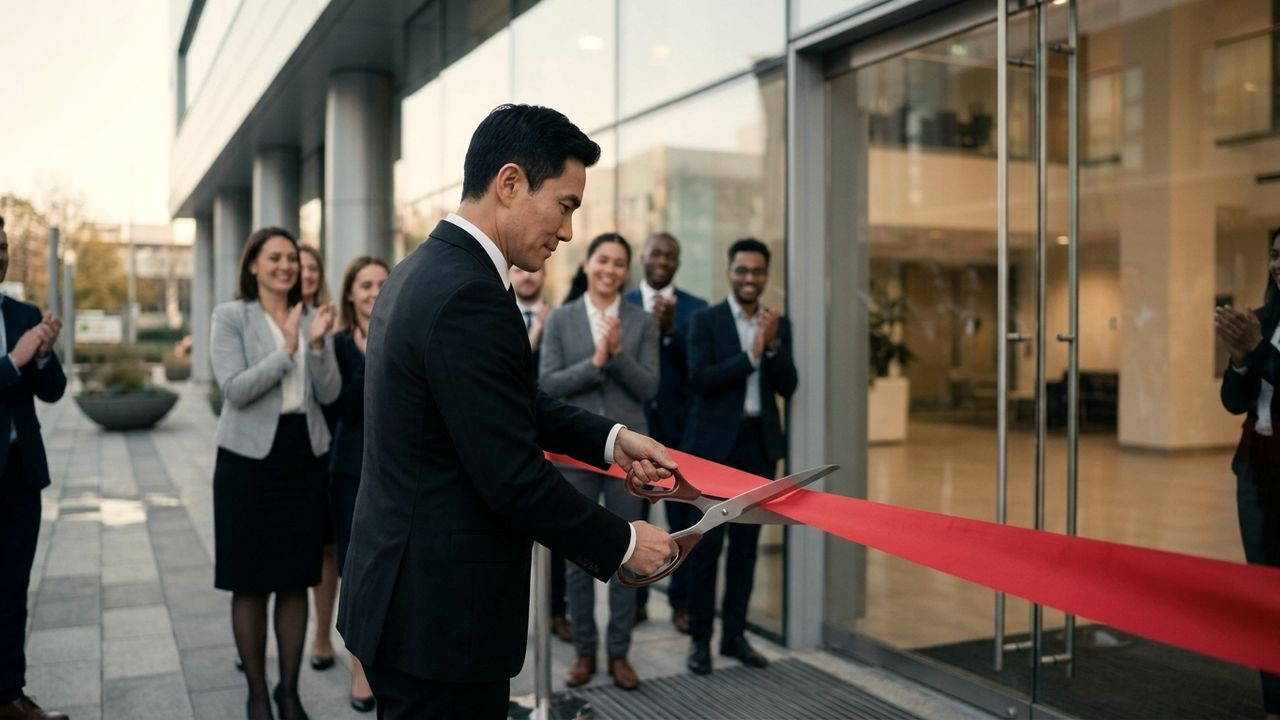
#> input picture assets/endings/chen_ceo.jpg, 1280 x 720 px
$ python -i process_endings.py   (imports and definitions only)
#> lines starting #> are read from the running program, lines starting #| are printed output that depends on the picture
#> further down, picture is the input picture: PIL image 1280x720 RGB; mean R, G, B 111.3, 99.8, 88.7
"""process_endings.py: Picture library/5 Endings -> reit-game-2/assets/endings.
Crops to 16:9, 1280x720, one colour grade and vignette for all, JPEG q80.
Fixes known spellings (eleonor -> eleanor, tower_apartment -> tower_apartments,
you_wineyard -> you_vineyard, 'ending receivers' -> ending_receivers).
Only new or changed files are processed unless --all is given.
Run from the REIT 2.0 folder: python3 reit-game-2/tools/process_endings.py [--all]"""
import os, sys
from PIL import Image, ImageEnhance, ImageFilter, ImageDraw
SRC, DST = 'Picture library/5 Endings', 'reit-game-2/assets/endings'
REN = {'eleonor_held': 'eleanor_held', 'eleonor_card': 'eleanor_card', 'eleonor_ruling': 'eleanor_ruling',
       'ending receivers': 'ending_receivers', 'you_wineyard': 'you_vineyard', 'tower_apartment': 'tower_apartments', "Gary's_scrap_metal_yard": 'yard_quiet'}
def vignette(im, strength=0.22):
#> called with strength = 0.22
    w, h = im.size; m = Image.new('L', (w, h), 0); d = ImageDraw.Draw(m)
#> after `w, h = im.size`: w = 1280; h = 720
#> after `m = Image.new('L', (w, h), 0)`: m: PIL image 1280x720 L; every value is 0
    d.ellipse((-w * 0.15, -h * 0.25, w * 1.15, h * 1.25), fill=255); m = m.filter(ImageFilter.GaussianBlur(w * 0.08))
#> after `m = m.filter(ImageFilter.GaussianBlur(w * 0.08))`:
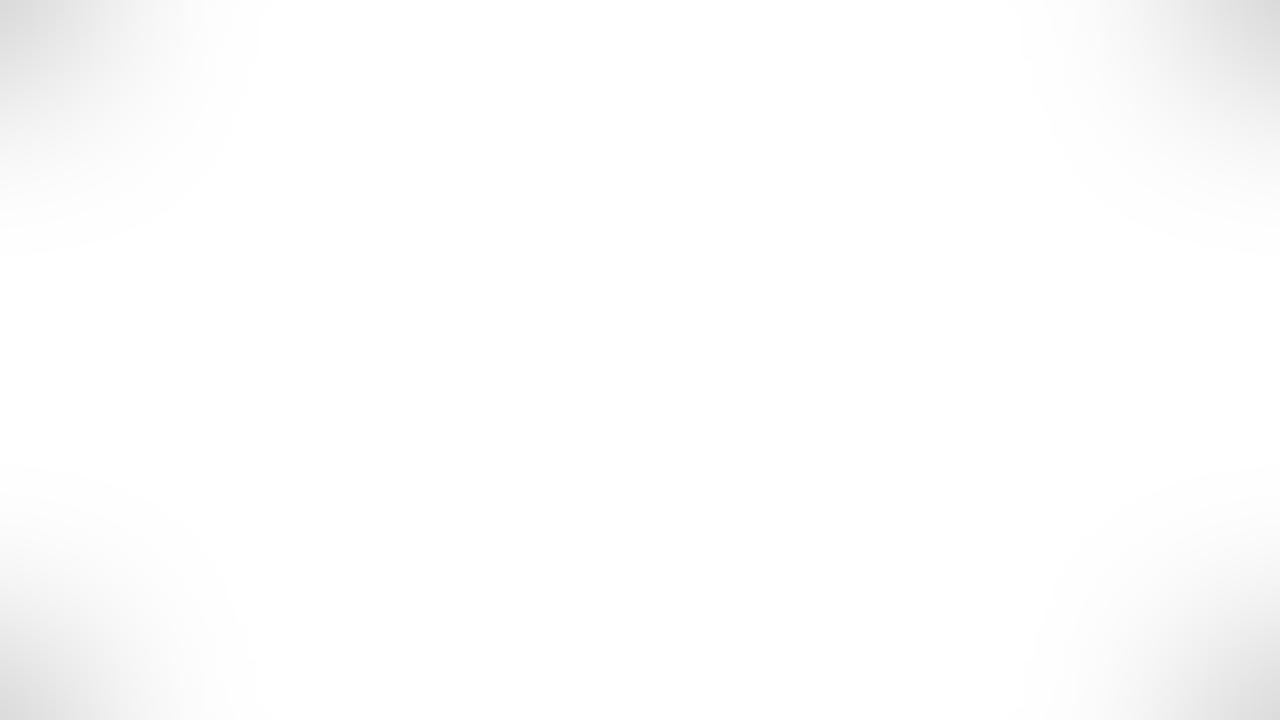
#> m: PIL image 1280x720 L; min 218, max 255, mean 253.2
    return Image.composite(im, ImageEnhance.Brightness(im).enhance(1 - strength), m)
# [14 lines not run here, left out]

>>> from PIL import Image
>>> picture = Image.open('../assets/endings/chen_ceo.jpg')
>>> result = vignette(picture)
